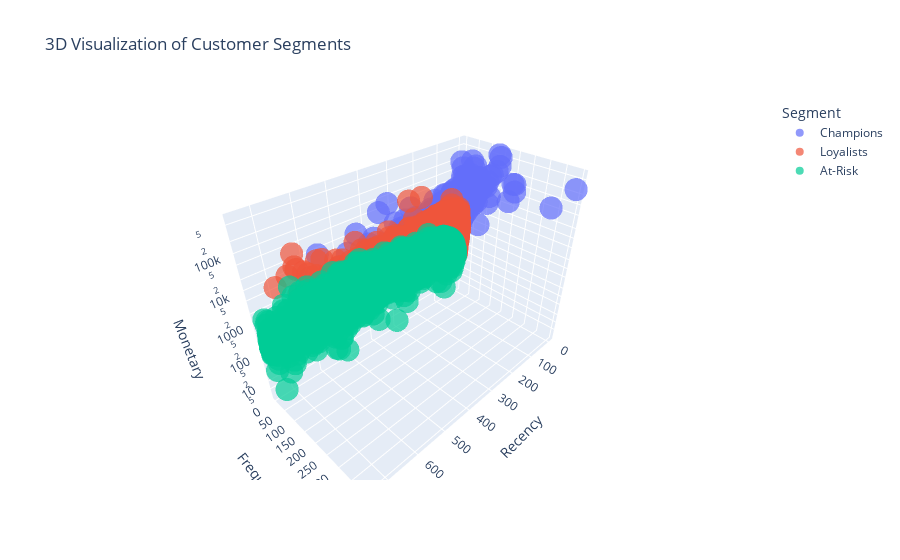

Notebook code for this chart:
### Markdown cell above
**Business Naming and 3D Plot**

### Code cell
import plotly.express as px

# --- CELL 11: RENAMING & 3D VISUALIZATION ---

# 1. Map the Cluster numbers to Business Names
cluster_map = {
    1: 'Champions',
    2: 'Loyalists',
    0: 'At-Risk'
}

rfm['Segment'] = rfm['Cluster'].map(cluster_map)

# 2. 3D Scatter Plot using Plotly (Interactive)
# Note: We use the original RFM values but limit the axes for better visibility
fig = px.scatter_3d(rfm, 
                    x='Recency', 
                    y='Frequency', 
                    z='Monetary',
                    color='Segment',
                    title='3D Visualization of Customer Segments',
                    log_z=True, # Use log scale for Monetary because of the 'Whales'
                    opacity=0.7)

fig.show()

# 3. Final Segment Distribution
print("\nFinal Segment Counts:")
print(rfm['Segment'].value_counts())

### Figure 1 — Plotly figure (JSON) as saved in the notebook; plotly's stock layout.template omitted (floating-point values rounded to 4 significant figures; data arrays with more than 128 entries replaced by an {"elided": "..."} marker saying what was removed)
{"data": [{"hovertemplate": "Segment=Champions<br>Recency=%{x}<br>Frequency=%{y}<br>Monetary=%{z}<extra></extra>", "legendgroup": "Champions", "marker": {"color": "#636efa", "opacity": 0.7, "symbol": "circle"}, "mode": "markers", "name": "Champions", "scene": "scene", "showlegend": true, "type": "scatter3d", "x": {"elided": "1132 int values"}, "y": {"elided": "1132 int values"}, "z": {"elided": "1132 float values"}}, {"hovertemplate": "Segment=Loyalists<br>Recency=%{x}<br>Frequency=%{y}<br>Monetary=%{z}<extra></extra>", "legendgroup": "Loyalists", "marker": {"color": "#EF553B", "opacity": 0.7, "symbol": "circle"}, "mode": "markers", "name": "Loyalists", "scene": "scene", "showlegend": true, "type": "scatter3d", "x": {"elided": "2291 int values"}, "y": {"elided": "2291 int values"}, "z": {"elided": "2291 float values"}}, {"hovertemplate": "Segment=At-Risk<br>Recency=%{x}<br>Frequency=%{y}<br>Monetary=%{z}<extra></extra>", "legendgroup": "At-Risk", "marker": {"color": "#00cc96", "opacity": 0.7, "symbol": "circle"}, "mode": "markers", "name": "At-Risk", "scene": "scene", "showlegend": true, "type": "scatter3d", "x": {"elided": "2455 int values"}, "y": {"elided": "2455 int values"}, "z": {"elided": "2455 float values"}}], "layout": {"legend": {"title": {"text": "Segment"}, "tracegroupgap": 0}, "scene": {"domain": {"x": [0, 1], "y": [0, 1]}, "xaxis": {"title": {"text": "Recency"}}, "yaxis": {"title": {"text": "Frequency"}}, "zaxis": {"title": {"text": "Monetary"}, "type": "log"}}, "title": {"text": "3D Visualization of Customer Segments"}}}
